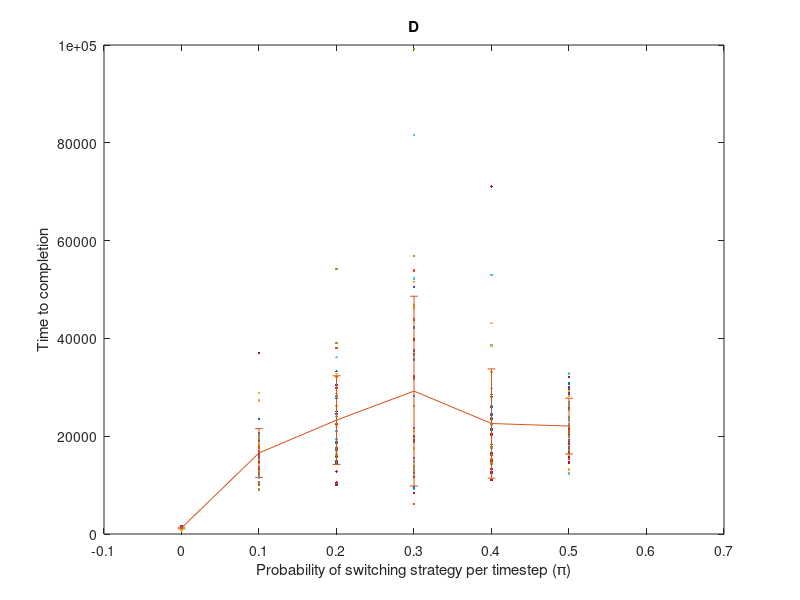

This chart was generated by the following MATLAB code:
function X=makeFig1D

%Function to plot Fig1D 

load TC

ps=0:0.1:0.5;
plot(ps,TC,'.'); %Plot the actual measurements
hold on

%PLOT MEAN AND STD
Y=TC; 
YY=mean(Y); %Mean
E=std(Y).*ones(1,size(Y,2)); %Std dev
errorbar(ps,YY,E); %Plot mean and std dev.
title('D')
ylabel('Time to completion')
xlabel('Probability of switching strategy per timestep (\pi)')

